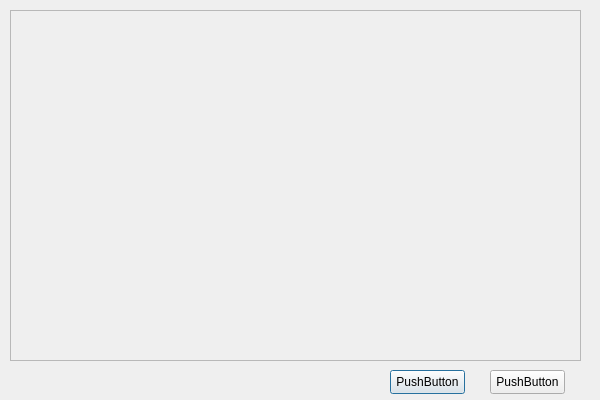
<?xml version="1.0" encoding="UTF-8"?>
<ui version="4.0">
 <class>ErrorLogDialogClass</class>
 <widget class="QDialog" name="ErrorLogDialogClass">
  <property name="geometry">
   <rect>
    <x>0</x>
    <y>0</y>
    <width>600</width>
    <height>400</height>
   </rect>
  </property>
  <property name="windowTitle">
   <string>ErrorLogDialog</string>
  </property>
  <widget class="QPushButton" name="pushButton">
   <property name="geometry">
    <rect>
     <x>390</x>
     <y>370</y>
     <width>75</width>
     <height>24</height>
    </rect>
   </property>
   <property name="text">
    <string>PushButton</string>
   </property>
  </widget>
  <widget class="QPushButton" name="pushButton_2">
   <property name="geometry">
    <rect>
     <x>490</x>
     <y>370</y>
     <width>75</width>
     <height>24</height>
    </rect>
   </property>
   <property name="text">
    <string>PushButton</string>
   </property>
  </widget>
  <widget class="QScrollArea" name="scrollArea">
   <property name="geometry">
    <rect>
     <x>10</x>
     <y>10</y>
     <width>571</width>
     <height>351</height>
    </rect>
   </property>
   <property name="widgetResizable">
    <bool>true</bool>
   </property>
   <widget class="QWidget" name="scrollAreaWidgetContents">
    <property name="geometry">
     <rect>
      <x>0</x>
      <y>0</y>
      <width>569</width>
      <height>349</height>
     </rect>
    </property>
   </widget>
  </widget>
 </widget>
 <layoutdefault spacing="6" margin="11"/>
 <resources/>
 <connections/>
</ui>
